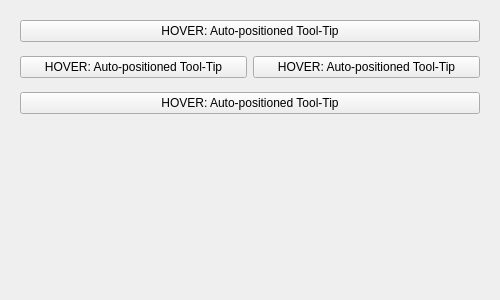
<?xml version='1.0' encoding='utf-8'?>
<ui version="4.0">
 <class>MainWindow</class>
 <widget class="QMainWindow" name="MainWindow">
  <property name="geometry">
   <rect>
    <x>0</x>
    <y>0</y>
    <width>500</width>
    <height>300</height>
   </rect>
  </property>
  <property name="windowTitle">
   <string>QCustomQToolTip Tail Position Test</string>
  </property>
  <widget class="QWidget" name="centralwidget">
   <layout class="QVBoxLayout" name="rootLayout">
    <property name="spacing">
     <number>14</number>
    </property>
    <property name="leftMargin">
     <number>20</number>
    </property>
    <property name="topMargin">
     <number>20</number>
    </property>
    <property name="rightMargin">
     <number>20</number>
    </property>
    <property name="bottomMargin">
     <number>20</number>
    </property>
    <item>
     <widget class="QPushButton" name="tipBtn1">
      <property name="text">
       <string>HOVER: Auto-positioned Tool-Tip</string>
      </property>
      <property name="toolTip">
       <string>Testing Auto-positioned Tool-Tip.  Try resizing the window then hover again!</string>
      </property>
     </widget>
    </item>
    <item>
     <widget class="QWidget" name="tipRow" native="true">
      <layout class="QHBoxLayout" name="tipRowLayout">
       <property name="leftMargin">
        <number>0</number>
       </property>
       <property name="topMargin">
        <number>0</number>
       </property>
       <property name="rightMargin">
        <number>0</number>
       </property>
       <property name="bottomMargin">
        <number>0</number>
       </property>
       <item>
        <widget class="QPushButton" name="tipBtn2">
         <property name="text">
          <string>HOVER: Auto-positioned Tool-Tip</string>
         </property>
         <property name="toolTip">
          <string>Testing Auto-positioned Tool-Tip.  Try resizing the window then hover again!</string>
         </property>
        </widget>
       </item>
       <item>
        <widget class="QPushButton" name="tipBtn3">
         <property name="text">
          <string>HOVER: Auto-positioned Tool-Tip</string>
         </property>
         <property name="toolTip">
          <string>Testing Auto-positioned Tool-Tip.  Try resizing the window then hover again!</string>
         </property>
        </widget>
       </item>
      </layout>
     </widget>
    </item>
    <item>
     <widget class="QPushButton" name="tipBtn4">
      <property name="text">
       <string>HOVER: Auto-positioned Tool-Tip</string>
      </property>
      <property name="toolTip">
       <string>Testing Auto-positioned Tool-Tip.  Try resizing the window then hover again!</string>
      </property>
     </widget>
    </item>
    <item>
     <spacer name="bottomSpacer">
      <property name="orientation">
       <enum>Qt::Vertical</enum>
      </property>
      <property name="sizeHint" stdset="0">
       <size>
        <width>20</width>
        <height>40</height>
       </size>
      </property>
     </spacer>
    </item>
   </layout>
  </widget>
 </widget>
 <customwidgets><customwidget><class>QPushButton</class><extends>QPushButton</extends><header location="global">Custom_Widgets.Theme.h</header><container>1</container></customwidget><customwidget><class>QLabel</class><extends>QLabel</extends><header location="global">Custom_Widgets.Theme.h</header><container>1</container></customwidget></customwidgets>
 <connections />
</ui>
